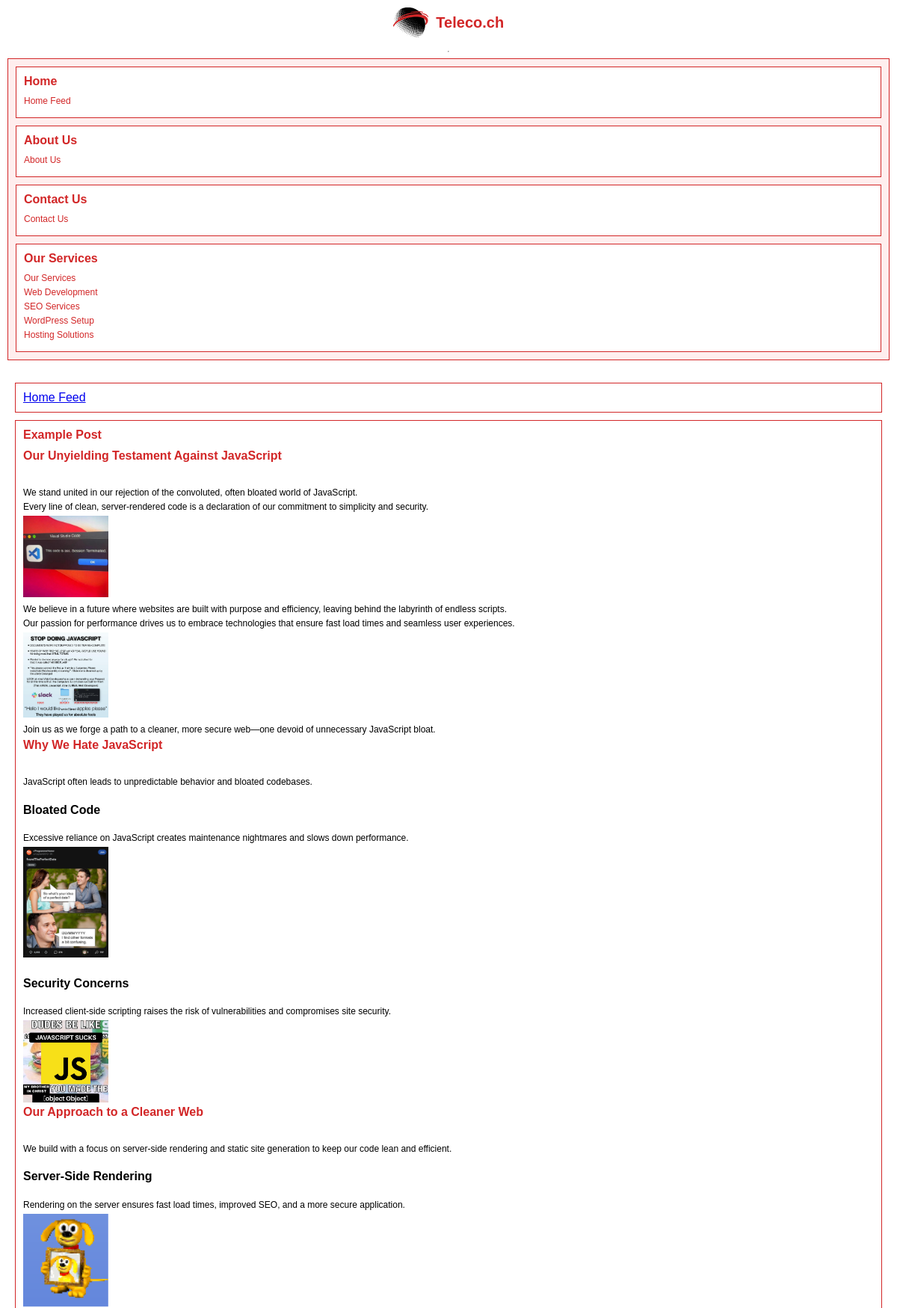
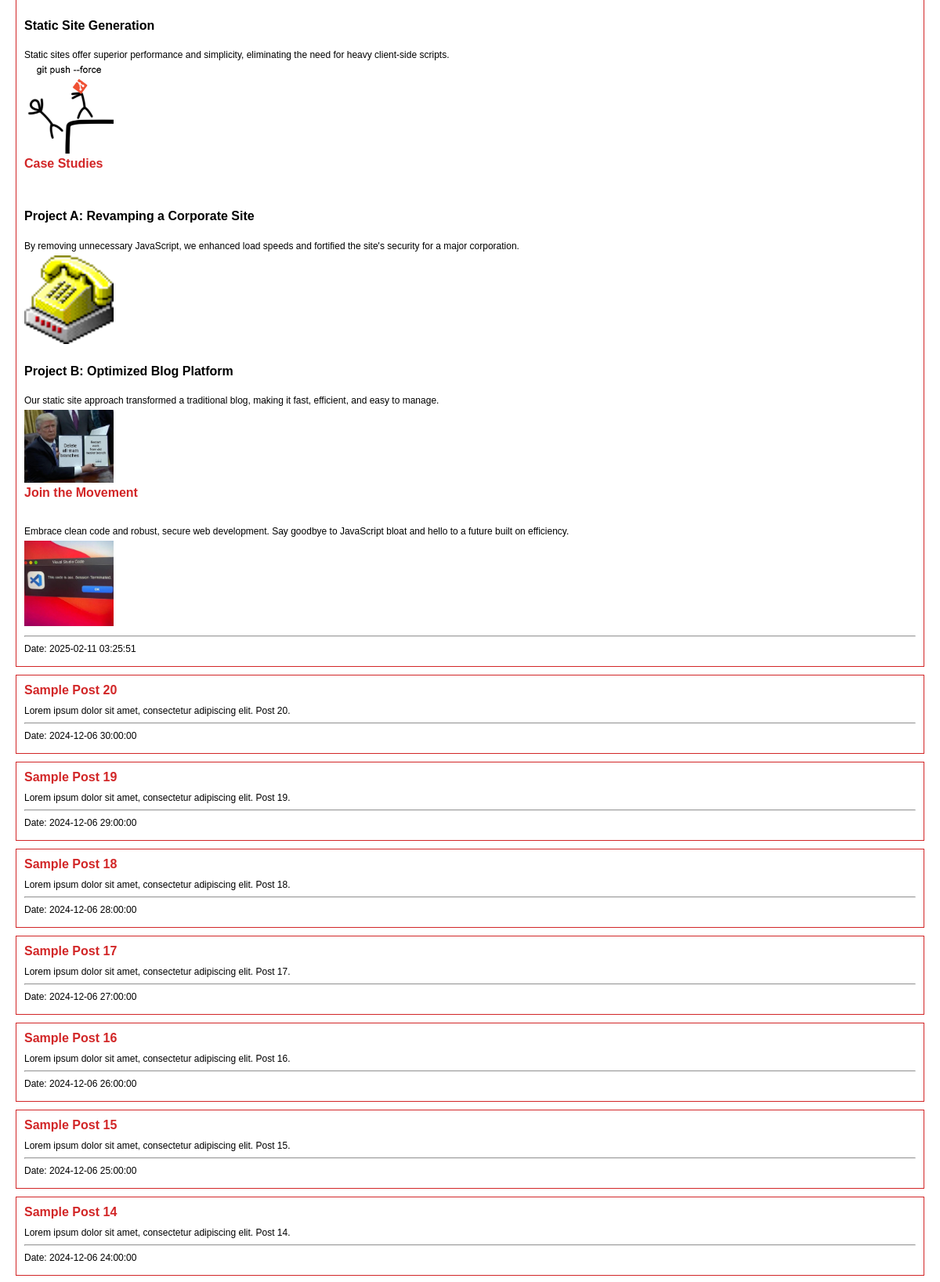
The page /website/public/index.php (upper part) on the database its author committed (2 pictures, top to bottom).
### tables this page shows
CREATE TABLE "sidebar"(
  id INT,
  position TEXT,
  title TEXT,
  link TEXT,
  link_text TEXT
);

CREATE TABLE "pages" (
    id INTEGER PRIMARY KEY AUTOINCREMENT,
    page TEXT UNIQUE,
    title TEXT,
    meta_description TEXT
, parent TEXT DEFAULT NULL);

### common/functions.php (the view, shortened to what this page needs)
<?php
$db = new SQLite3($websiteConfig['database']);
$navbarTableExists = $db->querySingle("SELECT name FROM sqlite_master WHERE type='table' AND name='navbar'");
$navbarHasEntries = $db->querySingle("SELECT COUNT(*) FROM navbar") > 0;
$page = isset($_GET['page']) ? htmlspecialchars($_GET['page']) : 'index';
$sub = isset($_GET['sub']) ? htmlspecialchars($_GET['sub']) : null;
$offset = isset($_GET['offset']) ? (int)$_GET['offset'] : 0;
$limit = 10;
function get_full_path($db, $page, $sub = null) {
    $path = [];
    $current_page = $sub ?: $page;
    while ($current_page) {
        $query = $db->prepare('SELECT parent, title, page FROM pages WHERE page = :page');
        $query->bindValue(':page', $current_page, SQLITE3_TEXT);
        $result = $query->execute()->fetchArray(SQLITE3_ASSOC);
        if ($result) {
            array_unshift($path, [
                'title' => $result['title'],
                'page' => $result['page']
            ]);
            $current_page = $result['parent'];
        } else {
            break;
        }
    }
    return $path;
}
$breadcrumbs = get_full_path($db, $page, $sub);
$query = $db->prepare('SELECT title, content, date FROM content WHERE page = :page ORDER BY date DESC LIMIT :limit OFFSET :offset');
$query->bindValue(':page', $sub ? $sub : $page, SQLITE3_TEXT);
$query->bindValue(':limit', $offset + $limit, SQLITE3_INTEGER);
$query->bindValue(':offset', 0, SQLITE3_INTEGER);
$result = $query->execute();
$hasContent = $result->fetchArray() !== false;
$leftSidebarHasItems = $db->querySingle("SELECT COUNT(*) FROM sidebar WHERE position='left'") > 0;
function get_sidebar($db, $position, $page, $sub) {
    $query = $db->prepare('
        SELECT title, link, link_text
        FROM sidebar
        WHERE position = :position
        ORDER BY id
    ');
    $query->bindValue(':position', $position, SQLITE3_TEXT);
    $result = $query->execute();
    $result->reset();
    $lastTitle = "";
    while ($row = $result->fetchArray(SQLITE3_ASSOC)) {
        if ($row['title'] !== $lastTitle) {
            if ($lastTitle !== "") {
                echo '</div>';
            }
            echo '<div class="box"><h3>' . htmlspecialchars($row['title']) . '</h3>';
            $lastTitle = $row['title'];
        }
        if (filter_var($row['link'], FILTER_VALIDATE_URL)) {
            echo '<p><a href="'
                 . htmlspecialchars($row['link'])
                 . '" target="_blank">'
                 . htmlspecialchars($row['link_text'])
                 . '</a></p>';
        } else {
            $activeClass = '';
            echo '<p><a href="'
                 . htmlspecialchars($row['link'], ENT_QUOTES, 'UTF-8')
                 . '" class="' . $activeClass . '">'
                 . htmlspecialchars($row['link_text'])
                 . '</a></p>';
        }
    }
    if ($lastTitle !== "") {
        echo '</div>';
    }
}
?>

### website/public/index.php (shortened to what this page needs)
<?php
$config = include(__DIR__ . '/../../config.php');
$siteId = 1;
$websiteConfig = array_filter($config, function($site) use ($siteId) {
    return isset($site['id']) && $site['id'] === $siteId;
});
$websiteConfig = reset($websiteConfig);
foreach ($websiteConfig['components'] as $component) {
    include($component);
}
?>
<!DOCTYPE html>
<html lang="en">
<head>
    <link rel="stylesheet" href="assets/css/tc.css">
</head>
<body>
    <header>
        <div class="header-content" <?php if ($navbarTableExists && $navbarHasEntries) echo 'style="display:none;"'; ?>>
            <img src="assets/svg/teleco.svg" alt="Teleco Logo" class="logo">
            <h1>Teleco.ch</h1>
        </div>
    </header>
    <hr>
    <div class="container" style="<?php echo $leftSidebarHasItems || $rightSidebarHasItems ? '' : 'margin-left: 0px; margin-right: 0px; flex-wrap: nowrap; margin-top: 0px; margin-bottom: 0px; max-width: 100%; box-sizing: border-box; padding: 10px;'; ?>">
        <?php if ($leftSidebarHasItems): ?>
            <div class="sidebar">
                <?php get_sidebar($db, 'left', $page, $sub); ?>
            </div>
        <?php endif; ?>
        <div class="content" id="content" style="<?php echo $leftSidebarHasItems || $rightSidebarHasItems ? '' : 'width: calc(100%);'; ?>">
    <div class="breadcrumbs">
        <?php
foreach ($breadcrumbs as $index => $crumb) {
    echo '<a href="?page=' . htmlspecialchars($crumb['page']) . '">';
    echo htmlspecialchars($crumb['title']);
    echo '</a>';
}
        ?>
    </div>
            <?php if ($hasContent): ?>
                <?php
                $result = $query->execute();
                $lastPostId = 0;
                while ($row = $result->fetchArray()):
                    $lastPostId++;
                ?>
                    <div class="box" id="post-<?php echo $lastPostId; ?>">
                        <h3><?php echo htmlspecialchars($row['title']); ?></h3>
                        <p><?php echo $row['content']; ?></p>
                        <hr>
                        <p>Date: <?php echo $row['date']; ?></p>
                    </div>
                <?php endwhile; ?>
            <?php endif; ?>
        </div>
    </div>
</body>
</html>

### website/public/assets/css/tc.css (style rules this page uses)
html, body { height: 100%; margin: 0; padding: 0; font-family: Arial, sans-serif; background-color: #FFFFFF; color: #000000; display: flex; flex-direction: column; overflow-x: hidden; }
header { text-align: center; background-color: #FFFFFF; color: #FFFFFF; display: flex; flex-direction: column; align-items: center; }
.header-content { display: flex; align-items: center; justify-content: center; background-color: #FFFFFF; padding: 10px 20px; padding-top: 15px; }
header h1 { margin: 0; font-size: 24px; margin-left: 10px; color: #D22627; }
.logo { height: 40px; width: auto; }
.container { flex: 1; display: flex; width: 100%; min-width: 300px; align-items: flex-start; flex-wrap: wrap; margin: 20px auto; margin-top: 0px; margin-bottom: 0px; max-width: 1200px; }
.sidebar, .sidebar-right { width: 20%; min-width: 200px; max-width: 250px; padding: 10px; padding-bottom: 0px; background-color: #FFEEEE; border: 1px solid #D22627; box-sizing: border-box; display: block; align-self: flex-start; }
.content { width: 60%; flex-grow: 1; padding: 10px; box-sizing: border-box; }
.box { margin-bottom: 10px; padding: 10px; border: 1px solid #D22627; background-color: #FFFFFF; }
.box h3 { margin: 0 0 10px 0; font-size: 16px; color: #D22627; }
.box p, .box a { margin: 5px 0; font-size: 14px; color: #000000; }
.box a { color: #D22627; text-decoration: none; }
@media screen and (max-width: 1279px) { .container { flex-direction: column; padding: 10px; padding-top: 0px; padding-bottom: 0px; width: 100%; min-width: auto; box-sizing: border-box; } }
@media screen and (max-width: 1279px) { .sidebar, .sidebar-right, .content { width: 100%; min-width: auto; max-width: none; flex-grow: 0; margin-bottom: 20px; } }
@media screen and (max-width: 1279px) { .header-content { padding-top: 10px; } }
@media screen and (max-width: 1279px) { header h1 { font-size: 20px; } }
@media screen and (max-width: 1279px) { .box h3 { font-size: 16px; } }
@media screen and (max-width: 1279px) { .box p, .box a { font-size: 12px; } }
.breadcrumbs { margin-bottom: 10px; padding: 10px; border: 1px solid #D22627; background-color: #FFFFFF; }

### rows shown on the page
sidebar: title "Home", link_text "Home Feed"
sidebar: title "About Us", link_text "About Us"
sidebar: title "Contact Us", link_text "Contact Us"
sidebar: title "Our Services", link_text "Our Services"
sidebar: link_text "Web Development"
sidebar: link_text "SEO Services"
sidebar: link_text "WordPress Setup"
sidebar: link_text "Hosting Solutions"
pages: title "Home Feed"

### other values the page prints
$row['title'] "Example Post"
$row['date'] "2025-02-11 03:25:51"
$row['title'] "Sample Post 20"
$row['content'] "Lorem ipsum dolor sit amet, consectetur adipiscing elit. Post 20."
$row['date'] "2024-12-06 30:00:00"
$row['title'] "Sample Post 19"
$row['content'] "Lorem ipsum dolor sit amet, consectetur adipiscing elit. Post 19."
$row['date'] "2024-12-06 29:00:00"
$row['title'] "Sample Post 18"
$row['content'] "Lorem ipsum dolor sit amet, consectetur adipiscing elit. Post 18."
$row['date'] "2024-12-06 28:00:00"
$row['title'] "Sample Post 17"
$row['content'] "Lorem ipsum dolor sit amet, consectetur adipiscing elit. Post 17."
$row['date'] "2024-12-06 27:00:00"
$row['title'] "Sample Post 16"
